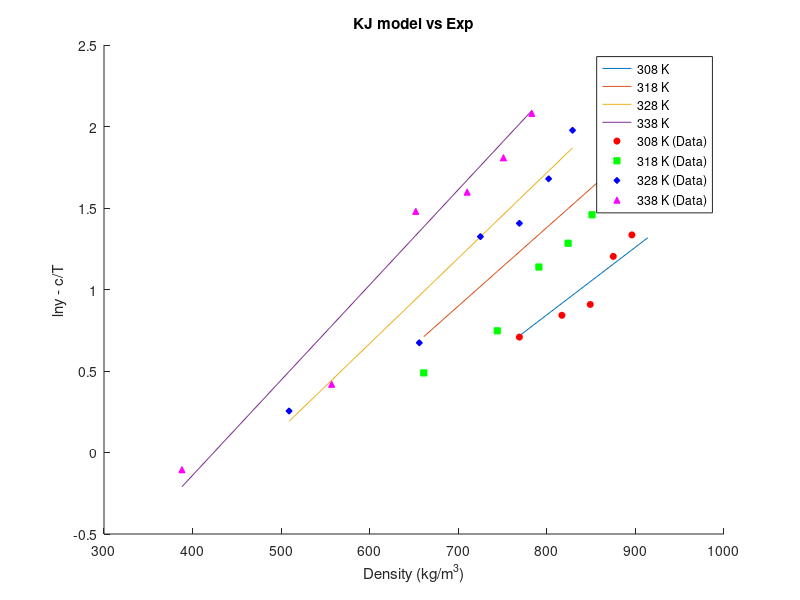
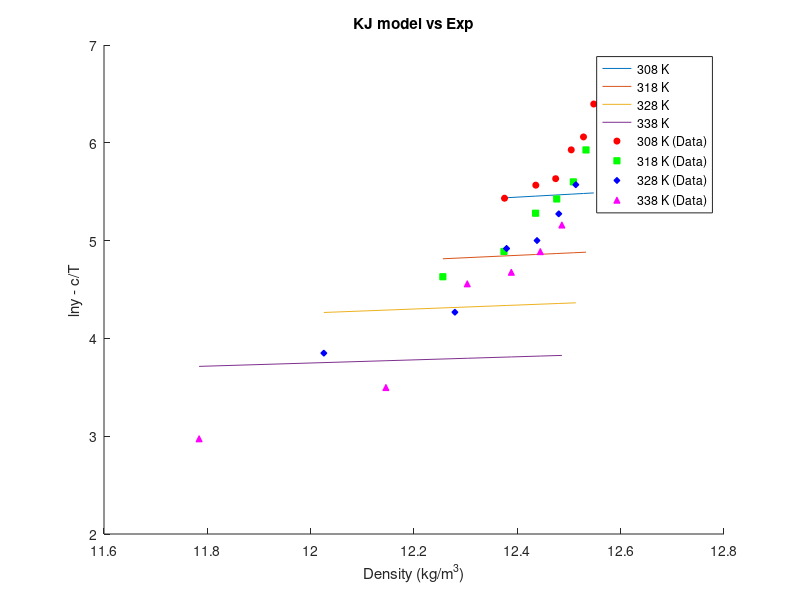

MATLAB code to generate these figures, in order:
clear;
% SC CO2 Thermo info
T_c_CO2 = 304.18;       % Critical Temp [Kelvin]
P_c_CO2 = 73.8;         % Critical Pressure [bar]
omega_CO2 = 0.225;      % Omega [-]

% Drug Thermo info
T_c_drug = 1149.5;      % Critical Temp [Kelvin]
P_c_drug = 10.57;       % Critical Pressure [bar]
omega_drug = 2.0964;    % Omega [-]

% Genral info
T = [308 318 328 338];              % Temp range
P = 1:1:300;                        % Pressure range from 1 to 300 bar with step of 1
k_ij = [0.103 0.117 0.126 0.134];   % Binary interaction parameter for PR/KM EoS
R = 8.314;                          % Gas Constant [J/mol·K]

Mw_drug = 598.5;
Mw_CO2 = 44.01;
Mw_methanol = 32.04;

rho_CO2 =   [769 817 849 875 896 914;
            661 744 791 824 851 872;
            509 656 725 769 802 829;
            388 557 652 710 751 783];               % Density [kg/m3]

y_b =   [2.03 2.32 2.48 3.33 3.80 5.32;
        1.63 2.11 3.12 3.61 4.30 5.96;
        1.29 1.96 3.76 4.08 5.36 7.22;
        0.90 1.52 4.39 4.94 6.10 8.01];        % mole fraction

y_a = y_b/10^6;

ln_y_b = log(y_b);
ln_y_a = log(y_a);

% KJ Model info
a_KJ = -2.4761;
b_KJ = [0.0041509,0.0048209,0.0052409,0.0058409];
c_KJ = -4550.5306;

ln_y_KJ = zeros(4,6);
ln_y_KJ_cT = zeros(4,6);

for n=1:4
    for i=1:6
        ln_y_KJ(n,i) = a_KJ + b_KJ(n)*rho_CO2(n,i) + c_KJ/T(n);
        ln_y_KJ_cT(n,i) = ln_y_KJ(n,i) - c_KJ/T(n);

    end
end

figure(1);
hold on;

% Plot lines
plot(rho_CO2(1,:), ln_y_KJ_cT(1,:), 'DisplayName', '308 K');
plot(rho_CO2(2,:), ln_y_KJ_cT(2,:), 'DisplayName', '318 K');
plot(rho_CO2(3,:), ln_y_KJ_cT(3,:), 'DisplayName', '328 K');
plot(rho_CO2(4,:), ln_y_KJ_cT(4,:), 'DisplayName', '338 K');

% Scatter points
scatter(rho_CO2(1,:), ln_y_b(1,:), 20, 'r', 'o', 'MarkerFaceColor', 'r', 'DisplayName', '308 K (Data)');
scatter(rho_CO2(2,:), ln_y_b(2,:), 20, 'g', 's', 'MarkerFaceColor', 'g', 'DisplayName', '318 K (Data)');
scatter(rho_CO2(3,:), ln_y_b(3,:), 20, 'b', 'd', 'MarkerFaceColor', 'b', 'DisplayName', '328 K (Data)');
scatter(rho_CO2(4,:), ln_y_b(4,:), 20, 'm', '^', 'MarkerFaceColor', 'm', 'DisplayName', '338 K (Data)');

xlabel('Density (kg/m^3)');
ylabel('lny - c/T');

legend('Location', 'best');
title('KJ model vs Exp');



% GM Model info
a_GM = 1.8309;
b_GM = -5710.4987;
c_GM = [0.29142,0.24342,0.20242,0.1598];

ln_y_GM = zeros(4,6);
y_axis = zeros(4,6);
x_axis = zeros(4,6);

y_GM = zeros(4,6);
for n=1:4
    for i=1:6
        ln_y_GM(n,i) = a_GM + b_GM/T(n) + c_GM(n)*log(rho_CO2(n,i)*T(n));
        y_axis(n,i) = ln_y_GM(n,i) - b_GM/T(n);
        x_axis(n,i) = log(rho_CO2(n,i)*T(n));
        y_GM(n,i) = ln_y_a(n,i) - b_GM/T(n);
    end
end 

figure(2);
hold on;

% Plot lines
plot(x_axis(1,:), y_axis(1,:), 'DisplayName', '308 K');
plot(x_axis(2,:), y_axis(2,:), 'DisplayName', '318 K');
plot(x_axis(3,:), y_axis(3,:), 'DisplayName', '328 K');
plot(x_axis(4,:), y_axis(4,:), 'DisplayName', '338 K');

% Scatter points
scatter(x_axis(1,:), y_GM(1,:), 20, 'r', 'o', 'MarkerFaceColor', 'r', 'DisplayName', '308 K (Data)');
scatter(x_axis(2,:), y_GM(2,:), 20, 'g', 's', 'MarkerFaceColor', 'g', 'DisplayName', '318 K (Data)');
scatter(x_axis(3,:), y_GM(3,:), 20, 'b', 'd', 'MarkerFaceColor', 'b', 'DisplayName', '328 K (Data)');
scatter(x_axis(4,:), y_GM(4,:), 20, 'm', '^', 'MarkerFaceColor', 'm', 'DisplayName', '338 K (Data)');

xlabel('Density (kg/m^3)');
ylabel('lny - c/T');

legend('Location', 'best');
title('KJ model vs Exp');


% Chrastil Model info
a_Chrastil = 4.5889;
b_Chrastil = -12.7501;
c_Chrastil = -6759.0921;

% Bartle et al. Model info
a_Bartle = 13.2886;
b_Bartle = 9.0827;
c_Bartle = -6845.6966;

% Sung-Shim Model info
a_Sung = 5.7399;
b_Sung = -606.0322;
c_Sung = -447.5124;
d_Sung = -36.8120;

% Bian et al model info
a_Bian = 4.2910;
b_Bian = -4806.5989;
c_Bian = 0.0355;
d_Bian = -1.0456;
e_Bian = -9.5861*10^4;

% Sodeifian model info
a_Sodeifian = -16.8909;
b_Sodeifian = -13.0866*10^3;
c_Sodeifian = 1.4181;
d_Sodeifian = 1.1071*10^3;
e_Sodeifian = -2.9406*10^3;
f_Sodeifian = -838.2700;
